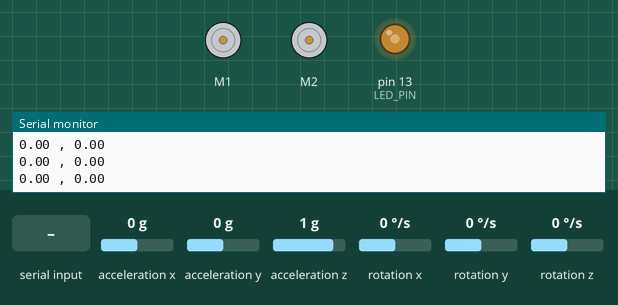
Bench run of a sketch on a simulated Arduino Uno, built with avr-gcc and run on an emulated ATmega328P. On the bench: 2 × DC motor (green arrow = forward, orange = backward, longer = faster), output pins drawn as LEDs (lit = HIGH), the last lines printed to the serial monitor. Inputs (shaded band) come from the test bench; at power-on: rotation y 0 °/s, acceleration x 0 g, acceleration y 0 g, acceleration z 1 g, rotation x 0 °/s, rotation z 0 °/s.

Above: at 6.59 s.
6.6 s: rotation y set to -100 °/s
At 7.54 s:
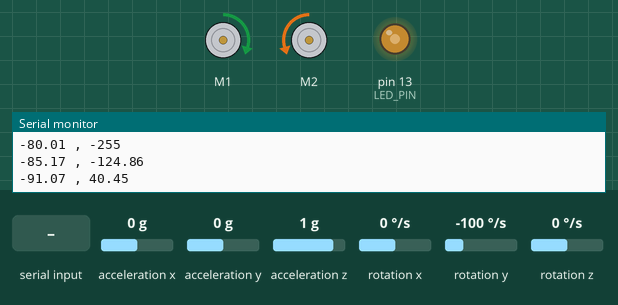
9.6 s: rotation y set to 57 °/s
12.6 s: rotation y set to 64 °/s
At 13.08 s:
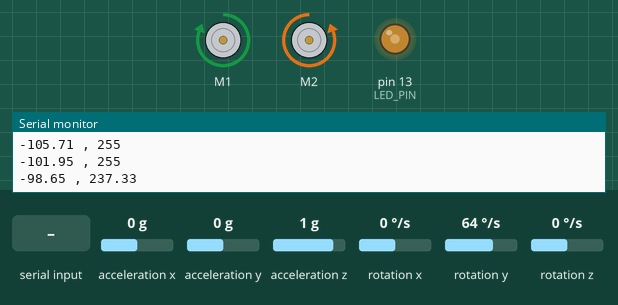
15.6 s: "s" received over Serial
Timing chart, 0 to 19.6 s (numbered marks = the images above; inputs shaded):
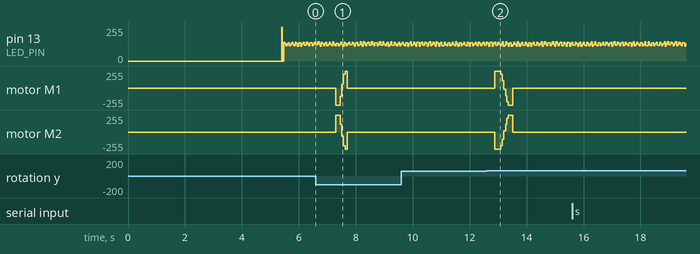

Measured:
- the behaviour switches between 63 and 64 °/s on rotation y (found by bisection; images 1 and 2)
- after the input at 6.6 s, motor M1: stopped → backward 255/255 after 0.71 s, → forward 205/255 0.15 s later, → forward 255/255 0.17 s later, → stopped 0.07 s later; motor M2: stopped → forward 255/255 after 0.71 s, → backward 205/255 0.15 s later, → backward 255/255 0.17 s later, → stopped 0.07 s later

The sketch:

c_bot.ino
```cpp
#include "I2Cdev.h"
#include "MPU6050.h"
#include <Adafruit_MotorShield.h>
//#include "utility/Adafruit_MS_PWMServoDriver.h"
#include "Wire.h"


// motor
#define SPEED_OFFSET 20 // deadzone
#define PWM_FREQ 100 // frequency of motorshield, has to be low to prevent switching noise


// acc/gyro
#define N_MEAS 100 // number of measurements for the accel/gyro offsets
#define G_from_MPU 16383.0 // this is for fullscale of +-2g, we have 15 bits of value which is 32767 max, half that is 16383
#define deg_from_MPU 131.1 // fullscale of +-250, 15 bits of value,
#define deg_per_lsb 0.007629f

// various
#define LED_PIN 13 // debut


// motors
Adafruit_MotorShield AFMS = Adafruit_MotorShield();
Adafruit_DCMotor *m1= AFMS.getMotor(1);
Adafruit_DCMotor *m2 = AFMS.getMotor(2);


MPU6050 accelgyro;

int go = 1; // start/stop signal

// store accel/gyro values
int16_t ax, ay, az;
int16_t gx, gy, gz;

// accel/gyro offsets
int16_t ax_off, ay_off, az_off;
int16_t gx_off, gy_off, gz_off;


// State estimation
int16_t ang; // angle from the horizontal plane
float ang_f; // angle in float
float acc_ang;  // angle from the accelerometer
float gy_f; // ang vel from gyroscope
float dt_f;


// PID
const float P = 28;
const float I = 0.01;
const float D = 18;
const float targ_ang = -90; // stability angle

float err;
float prev_err;
float d_err;
float cum_err;

float cmd;


// timing related
unsigned long last_us;
unsigned long us;
unsigned long dt;

unsigned long last_ms;
unsigned long last_speed_ms;


bool blinkState = false;

void setup()
{
    Wire.begin();
    Serial.begin(115200);

    accelgyro.initialize();
    accelgyro.setDLPFMode(MPU6050_DLPF_BW_188);

    // initialize
    accelgyro.setXAccelOffset(0);
    accelgyro.setYAccelOffset(0);
    accelgyro.setZAccelOffset(0);
    accelgyro.setXGyroOffset(0);
    accelgyro.setYGyroOffset(0);
    accelgyro.setZGyroOffset(0);


    pinMode(LED_PIN, OUTPUT);


    // compute offsets
    long int a0_off = 0;
    long int a1_off = 0;
    long int a2_off = 0;
    long int g0_off = 0;
    long int g1_off = 0;
    long int g2_off = 0;

    // sum N measurements
    for(int i = 0; i < N_MEAS; i++)
    {
      delay(50);
      accelgyro.getMotion6(&ax, &ay, &az, &gx, &gy, &gz);
      a0_off += ax;
      a1_off += ay;
      a2_off += az;
      g0_off += gx;
      g1_off += gy;
      g2_off += gz;
    }

    // average
    a0_off /= N_MEAS;
    a1_off /= N_MEAS;
    a2_off /= N_MEAS;
    g0_off /= N_MEAS;
    g1_off /= N_MEAS;
    g2_off /= N_MEAS;

    // write to globals
    ax_off = a0_off;
    ay_off = a1_off;
    az_off = a2_off + G_from_MPU;
    gx_off = g0_off;
    gy_off = g1_off;
    gz_off = g2_off;


    // start motorshield
    AFMS.begin(PWM_FREQ);
}


void loop()
{
    update_angle();

    // safety, if we are beyond saving just drop dead
    if(abs((targ_ang - ang_f)) > 20)
    {
      go = 0;
      stop_motors();
    }
    else
    {
      compute_command(); // run PID

      // only update every so often because of inertia
      if(millis() - last_speed_ms > 50)
      {
        last_speed_ms = millis();
        set_speed();
      }
    }


    // blink LED to indicate activity
    blinkState = !blinkState;
    digitalWrite(LED_PIN, blinkState);


    // serial debug, update status
    if(millis() - last_ms > 50)
    {
  /*     Serial.print(gy);
       Serial.print("      ");
       Serial.print(dt/1000000.0);
       Serial.print("      ");
       Serial.print(ang);
       Serial.print("      ");*/
   /*    Serial.print(P*err);
       Serial.print(" , ");
       Serial.print(D*d_err);
       Serial.print(" , ");
       Serial.println(I*cum_err);

  /*     Serial.print("     ");
       Serial.println(acc_ang);*/
       Serial.print(ang_f);
       Serial.print(" , ");
        if(cmd < 255 && cmd > -255)
          Serial.println(cmd);
        else if (cmd < -255)
          Serial.println(-255);
        else
          Serial.println(255);

        last_ms = millis();
    }

    // check for serial start/stop command
    if(Serial.available())
    {
      char c = Serial.read();
      if(c == 's')
      {
        stop_motors();
        go = !go;
      }
    }

    // give some rest
    delay(3);
}


// ************************************** BEGIN ANGLE ESTIMATION


void update_angle()
{
    accelgyro.getMotion6(&ax, &ay, &az, &gx, &gy, &gz);

    us = micros();
    dt = us - last_us;
    last_us = us;

    correct_MPU_values(); // remove offsets

    gy_f = gy*deg_per_lsb;
    dt_f = dt/1000000.0;
    ang_f = integrate_f(ang_f, dt_f, gy_f);

    acc_ang = atan2(ax,az)*180/3.14159;
}

void correct_MPU_values()
{
  ax -= ax_off;
  ay -= ay_off;
  az -= az_off;
  gx -= gx_off;
  gy -= gy_off;
  gz -= gz_off;
}


float integrate_f(float ang, float dt, float gy)
{
  ang += gy*(dt);
  return ang;
}

// ************************************** END ANGLE ESTIMATION


// ************************************** BEGIN CONTROL
void compute_command()
{
  err = targ_ang - ang_f;
  d_err = err - prev_err;
  prev_err = err;
  cum_err += err;
  cmd = P*err + I*cum_err + D*d_err;
}

// ************************************** END CONTROL

// ************************************** BEGIN MOTOR
void stop_motors()
{
    m1->setSpeed(0);
    m2->setSpeed(0);
    m1->run(RELEASE);
    m2->run(RELEASE);
}


void set_speed()
{
  if(cmd > 0)
  {
    m1->run(FORWARD);
    m2->run(BACKWARD);
  }
  else
  {
    m1->run(BACKWARD);
    m2->run(FORWARD);
  }
  m1->setSpeed(min(SPEED_OFFSET+abs(cmd), 255));
  m2->setSpeed(min(SPEED_OFFSET+abs(cmd), 255));

}
// ************************************** END MOTOR


// ************************************** BEGIN UNUSED STUFF
/*

void print_values(int16_t ax, int16_t ay, int16_t az, int16_t gx, int16_t gy, int16_t gz)
{
  Serial.print("a/g:\t");
  Serial.print(ax); Serial.print("\t");
  Serial.print(ay); Serial.print("\t");
  Serial.print(az); Serial.print("\t");
  Serial.print(gx); Serial.print("\t");
  Serial.print(gy); Serial.print("\t");
  Serial.println(gz);
}


void print_floats(float ax, float ay, float az, float gx, float gy, float gz)
{
  Serial.print("a/g:\t");
  Serial.print(ax); Serial.print("\t");
  Serial.print(ay); Serial.print("\t");
  Serial.print(az); Serial.print("\t");
  Serial.print(gx); Serial.print("\t");
  Serial.print(gy); Serial.print("\t");
  Serial.println(gz);
}


int16_t integrate(int16_t ang, unsigned long dt, int16_t gy)
{
  ang += gy*(dt/1000000.0);
  return ang;
}

void convert_to_g()
{
  x = ax/G_from_MPU;
  y = ay/G_from_MPU;
  z = az/G_from_MPU;

  xx = gx/deg_from_MPU;
  yy = gy/deg_from_MPU;
  zz = gz/deg_from_MPU;
}

// ************************************** end not used anymore

*/
```
